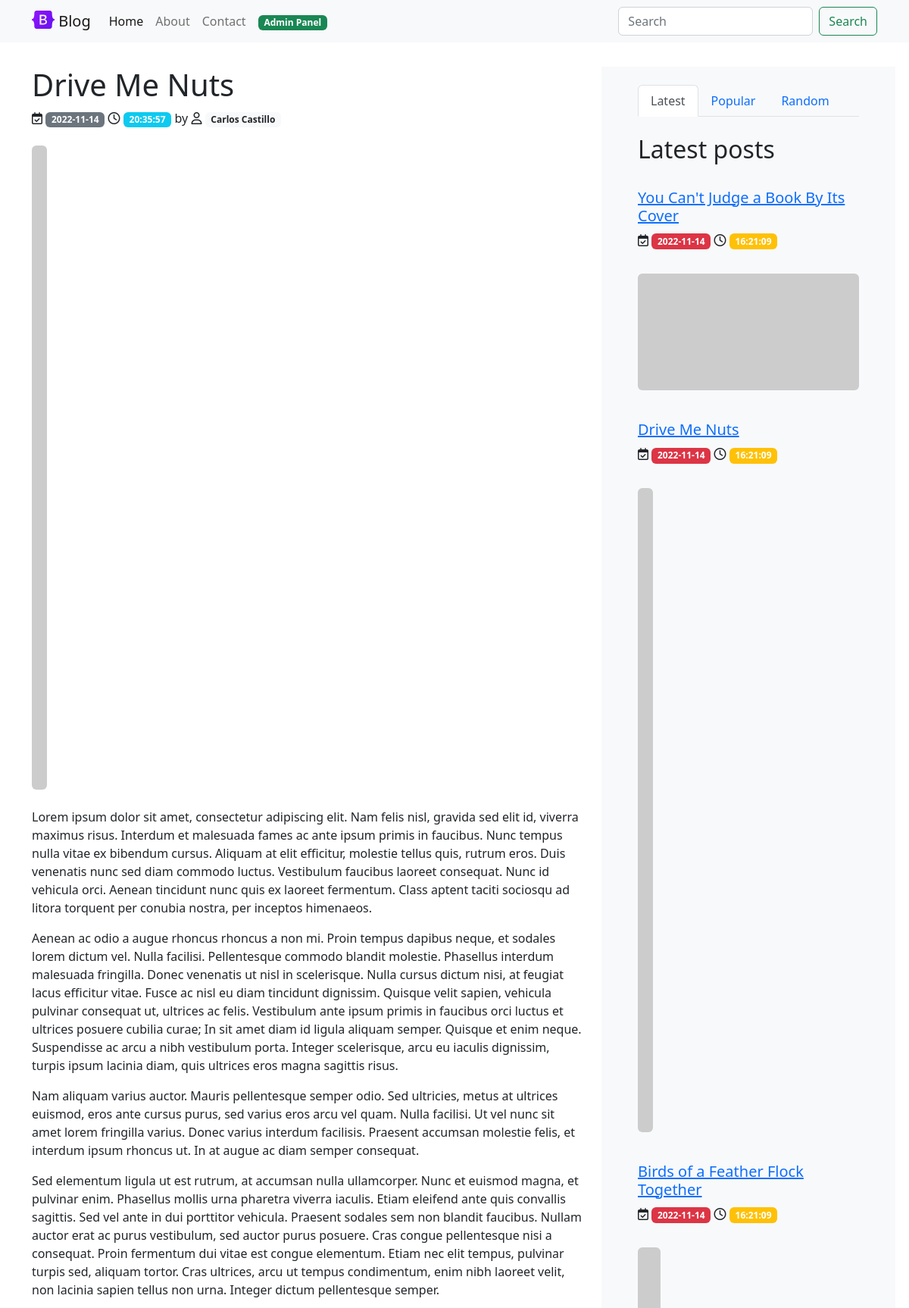
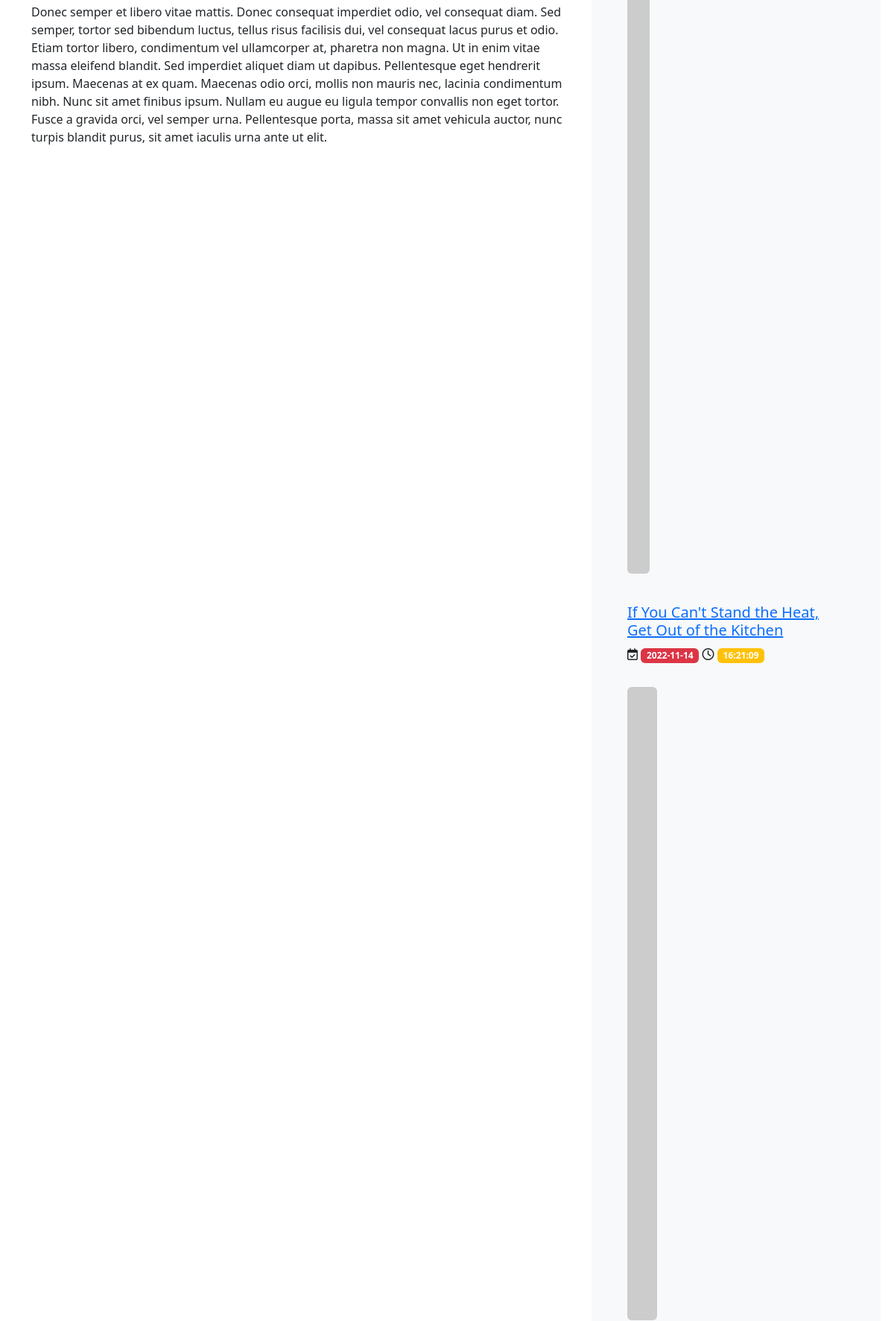
Page /show.php?id=2 (upper part) on the committed database (2 pictures, top to bottom).
### tables this page shows
CREATE TABLE posts (
    id              INT             NOT NULL    AUTO_INCREMENT,
    title           VARCHAR(255)    NOT NULL,
    content         TEXT            NOT NULL,
    img_url         VARCHAR(255)    NOT NULL,
    author_id       INT             NOT NULL,
    created_at      TIMESTAMP       NULL,
    updated_at      TIMESTAMP       NULL,
PRIMARY KEY (id),
FOREIGN KEY (author_id) REFERENCES users(id)
);

CREATE TABLE users (
    id              INT             NOT NULL    AUTO_INCREMENT,
    name            VARCHAR(255)    NOT NULL,
    email           VARCHAR(255)    NOT NULL    UNIQUE,
    password        VARCHAR(255)    NOT NULL,
    created_at      TIMESTAMP       NULL,
    updated_at      TIMESTAMP       NULL,
PRIMARY KEY (id)
);

### show.php (called while the page is built, shortened)
<?php
require_once 'model.php';
if ( $_SERVER["REQUEST_METHOD"] == "GET" ) {
    $id = filter_var($_GET['id'], FILTER_SANITIZE_NUMBER_INT);
    $post = getPostById($id);
    $latestPosts = getLatestPosts();
}
require 'views/show.php';

### model.php (called while the page is built, shortened)
<?php
function getPDO(): PDO
{
    try {
        $pdo = new PDO(DB_URL, DB_USER, DB_PASS);
        $pdo->setAttribute(PDO::ATTR_ERRMODE, PDO::ERRMODE_EXCEPTION);
        $pdo->setAttribute(PDO::ATTR_DEFAULT_FETCH_MODE, PDO::FETCH_ASSOC);
        $pdo->setAttribute(PDO::ATTR_CASE, PDO::CASE_LOWER);
        $pdo->setAttribute(PDO::ATTR_AUTOCOMMIT, true);
        return $pdo;
    } catch (PDOException $exception) {
        exit('Failed to connect to database!');
    }
}
function getLatestPosts(): array|false
{
    $pdo = getPDO();
    $query = 'SELECT * FROM posts ORDER BY created_at DESC LIMIT 5';
    $stmt = $pdo->query($query);
    return $stmt->fetchAll();
}
function getPostById($id): mixed
{
    $pdo = getPDO();
    $query = 'SELECT * FROM posts WHERE id = :id';
    $stmt = $pdo->prepare($query);
    $stmt->bindParam(':id', $id, PDO::PARAM_INT);
    $stmt->execute();
    return $stmt->fetch();
}
function getUserById($id): mixed
{
    $pdo = getPDO();
    $query = 'SELECT * FROM users WHERE id = :id';
    $stmt = $pdo->prepare($query);
    $stmt->bindParam(':id', $id, PDO::PARAM_INT);
    $stmt->execute();
    return $stmt->fetch();
}

### views/show.php (the view, shortened to what this page needs)
    <div class="container">
        <?php if ( !empty($post) ) : ?>
            <div class="row mt-4 mb-4 gx-5">
                <div class="col-12 col-lg-8 mt-2 mb-4">
                    <div class="mb-4">
                        <h1><?php echo $post['title'] ?></h1>
                        <?php
                        $datetime = new DateTime();
                        $date = $datetime->format('Y-m-d');
                        $hour = $datetime->format('H:i:s');
                        ?>
                        <p>
                            <i class="fa-regular fa-calendar-check"></i>
                            <time class="badge bg-secondary"><?php echo $date; ?></time>
                            <i class="fa-regular fa-clock"></i>
                            <time class="badge bg-info"><?php echo $hour; ?></time>
                            by <i class="fa-regular fa-user"></i>
                            <a href="#!"><span class="badge bg-light text-dark"><?php echo getUserById($post['author_id'])['name']; ?></span></a>
                        </p>
                    </div>
                    <div class="mt-4 mb-4">
                        <img src="<?php echo $post['img_url']; ?>" class="img-fluid rounded" alt="...">
                    </div>
                    <div class="mt-4">
                        <?php echo $post['content'] ?>
                    </div>
                </div>
                <div class="col-12 col-lg-4 mt-2 mb-2 bg-light">
                    <div class="px-4 mt-4">
                        <ul class="nav nav-tabs" id="myTab" role="tablist">
                            <li class="nav-item" role="presentation">
                                <button class="nav-link active" id="latest-tab" data-bs-toggle="tab" data-bs-target="#latest" type="button" role="tab" aria-controls="latest" aria-selected="true">Latest</button>
                            </li>
                            <li class="nav-item" role="presentation">
                                <button class="nav-link" id="popular-tab" data-bs-toggle="tab" data-bs-target="#popular" type="button" role="tab" aria-controls="popular" aria-selected="false">Popular</button>
                            </li>
                            <li class="nav-item" role="presentation">
                                <button class="nav-link" id="random-tab" data-bs-toggle="tab" data-bs-target="#random" type="button" role="tab" aria-controls="random" aria-selected="false">Random</button>
                            </li>
                        </ul>
                        <div class="tab-content" id="myTabContent">
                            <div class="tab-pane fade show active" id="latest" role="tabpanel" aria-labelledby="latest-tab">
                                <h2 class="mt-4">Latest posts</h2>
                                <?php foreach ($latestPosts as $latestPost) : ?>
                                    <div class="row mt-4 mb-4">
                                        <div class="col-12 mt-2 mb-2">
                                            <a href="<?php echo APP_URL; ?>show.php?id=<?php echo $latestPost['id']; ?>">
                                                <h5><?php echo $latestPost['title']; ?></h5>
                                            </a>
                                            <?php
                                            $datetime = new DateTime($latestPost['created_at']);
                                            $date = $datetime->format('Y-m-d');
                                            $hour = $datetime->format('H:i:s');
                                            ?>
                                            <p>
                                                <i class="fa-regular fa-calendar-check"></i>
                                                <time class="badge bg-danger"><?php echo $date; ?></time>
                                                <i class="fa-regular fa-clock"></i>
                                                <time class="badge bg-warning"><?php echo $hour; ?></time>
                                            </p>
                                        </div>
                                        <a href="<?php echo APP_URL; ?>show.php?id=<?php echo $latestPost['id']; ?>">
                                            <div class="col-12 mt-2 mb-2">
                                                <img src="<?php echo $latestPost['img_url']; ?>" class="img-fluid rounded" alt="...">
                                            </div>
                                        </a>
                                    </div>
                                <?php endforeach; ?>
                            </div>
                        </div>
                    </div>
                </div>
            </div>
        <?php endif; ?>
    </div>
<?php include 'base.php' ?>

### rows in the picture
posts: title "Drive Me Nuts", author.name "Carlos Castillo", content "Lorem ipsum dolor sit amet, consectetur adipiscing elit. Nam felis nisl, gravida sed elit id, viverra maximus risus. Interdum et malesuada fames ac ante ipsum primis in faucibus. Nunc tempus nulla vitae ex bibendum cursus. Aliquam at elit efficitur, molestie tellus quis, rutrum eros. Duis venenatis nunc sed diam commodo luctus. Vestibulum faucibus laoreet consequat. Nunc id vehicula orci. Aenean tincidunt nunc quis ex laoreet fermentum. Class aptent taciti sociosqu ad litora torquent per conubia nostra, per inceptos himenaeos. Aenean ac odio a augue rhoncus rhoncus a non mi. Proin tempus dapibus neque, et sodales lorem dictum vel. Nulla facilisi. Pellentesque commodo blandit molestie.…", created_at "2022-11-14", created_at "16:21:09"
posts: title "You Can't Judge a Book By Its Cover", created_at "2022-11-14", created_at "16:21:09"
posts: title "Birds of a Feather Flock Together", created_at "2022-11-14", created_at "16:21:09"
posts: title "If You Can't Stand the Heat, Get Out of the Kitchen", created_at "2022-11-14", created_at "16:21:09"

### other values in the picture
$date "2022-11-14"
$hour "20:35:57"
